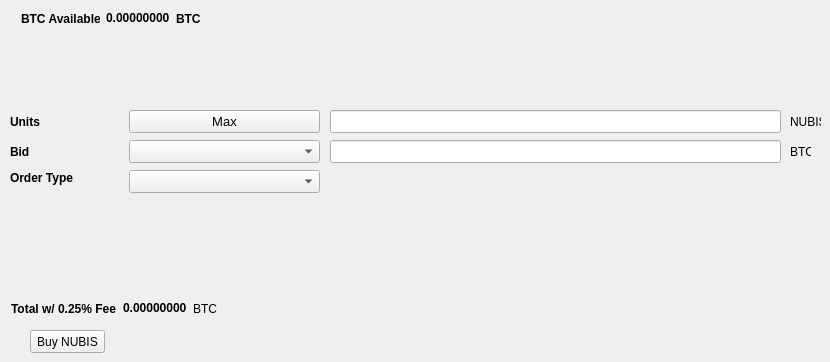
   <widget class="QWidget" name="BuyTab">
    <attribute name="title">
     <string>Buy</string>
    </attribute>
    <widget class="QPushButton" name="BuyNUBIS">
     <property name="geometry">
      <rect>
       <x>30</x>
       <y>330</y>
       <width>75</width>
       <height>23</height>
      </rect>
     </property>
     <property name="text">
      <string>Buy NUBIS</string>
     </property>
    </widget>
    <widget class="QLabel" name="label_3">
     <property name="geometry">
      <rect>
       <x>10</x>
       <y>110</y>
       <width>46</width>
       <height>23</height>
      </rect>
     </property>
     <property name="font">
      <font>
       <weight>75</weight>
       <bold>true</bold>
      </font>
     </property>
     <property name="text">
      <string>Units</string>
     </property>
    </widget>
    <widget class="QLineEdit" name="UnitsInput">
     <property name="geometry">
      <rect>
       <x>330</x>
       <y>110</y>
       <width>451</width>
       <height>23</height>
      </rect>
     </property>
     <property name="font">
      <font>
       <pointsize>9</pointsize>
       <weight>75</weight>
       <bold>true</bold>
      </font>
     </property>
    </widget>
    <widget class="QLineEdit" name="BuyBidPriceEdit">
     <property name="geometry">
      <rect>
       <x>330</x>
       <y>140</y>
       <width>451</width>
       <height>23</height>
      </rect>
     </property>
     <property name="font">
      <font>
       <pointsize>9</pointsize>
       <weight>75</weight>
       <bold>true</bold>
      </font>
     </property>
    </widget>
    <widget class="QLabel" name="label_4">
     <property name="geometry">
      <rect>
       <x>790</x>
       <y>110</y>
       <width>31</width>
       <height>23</height>
      </rect>
     </property>
     <property name="text">
      <string>NUBIS</string>
     </property>
    </widget>
    <widget class="QLabel" name="label_5">
     <property name="geometry">
      <rect>
       <x>790</x>
       <y>140</y>
       <width>21</width>
       <height>23</height>
      </rect>
     </property>
     <property name="text">
      <string>BTC</string>
     </property>
    </widget>
    <widget class="QLabel" name="label_6">
     <property name="geometry">
      <rect>
       <x>10</x>
       <y>140</y>
       <width>46</width>
       <height>23</height>
      </rect>
     </property>
     <property name="font">
      <font>
       <weight>75</weight>
       <bold>true</bold>
      </font>
     </property>
     <property name="text">
      <string>Bid</string>
     </property>
    </widget>
    <widget class="QLabel" name="label_7">
     <property name="geometry">
      <rect>
       <x>10</x>
       <y>170</y>
       <width>71</width>
       <height>16</height>
      </rect>
     </property>
     <property name="font">
      <font>
       <weight>75</weight>
       <bold>true</bold>
      </font>
     </property>
     <property name="text">
      <string>Order Type</string>
     </property>
    </widget>
    <widget class="QPushButton" name="Buy_Max_Amount">
     <property name="geometry">
      <rect>
       <x>129</x>
       <y>110</y>
       <width>191</width>
       <height>23</height>
      </rect>
     </property>
     <property name="font">
      <font>
       <pointsize>10</pointsize>
      </font>
     </property>
     <property name="text">
      <string>Max</string>
     </property>
    </widget>
    <widget class="QComboBox" name="BuyBidcomboBox">
     <property name="geometry">
      <rect>
       <x>129</x>
       <y>140</y>
       <width>191</width>
       <height>23</height>
      </rect>
     </property>
     <property name="font">
      <font>
       <pointsize>10</pointsize>
      </font>
     </property>
    </widget>
    <widget class="QComboBox" name="buyOrdertypeCombo">
     <property name="geometry">
      <rect>
       <x>129</x>
       <y>170</y>
       <width>191</width>
       <height>23</height>
      </rect>
     </property>
     <property name="font">
      <font>
       <pointsize>10</pointsize>
      </font>
     </property>
    </widget>
    <widget class="QWidget" name="layoutWidget">
     <property name="geometry">
      <rect>
       <x>21</x>
       <y>11</y>
       <width>180</width>
       <height>15</height>
      </rect>
     </property>
     <layout class="QHBoxLayout" name="horizontalLayout_3">
      <item>
       <widget class="QLabel" name="label232">
        <property name="font">
         <font>
          <weight>75</weight>
          <bold>true</bold>
         </font>
        </property>
        <property name="text">
         <string>BTC Available:</string>
        </property>
       </widget>
      </item>
      <item>
       <widget class="QLabel" name="BtcAvailableLbl">
        <property name="palette">
         <palette>
          <active>
           <colorrole role="WindowText">
            <brush brushstyle="SolidPattern">
             <color alpha="255">
              <red>0</red>
              <green>0</green>
              <blue>0</blue>
             </color>
            </brush>
           </colorrole>
           <colorrole role="Button">
            <brush brushstyle="SolidPattern">
             <color alpha="255">
              <red>0</red>
              <green>170</green>
              <blue>0</blue>
             </color>
            </brush>
           </colorrole>
           <colorrole role="Light">
            <brush brushstyle="SolidPattern">
             <color alpha="255">
              <red>0</red>
              <green>255</green>
              <blue>0</blue>
             </color>
            </brush>
           </colorrole>
           <colorrole role="Midlight">
            <brush brushstyle="SolidPattern">
             <color alpha="255">
              <red>0</red>
              <green>212</green>
              <blue>0</blue>
             </color>
            </brush>
           </colorrole>
           <colorrole role="Dark">
            <brush brushstyle="SolidPattern">
             <color alpha="255">
              <red>0</red>
              <green>85</green>
              <blue>0</blue>
             </color>
            </brush>
           </colorrole>
           <colorrole role="Mid">
            <brush brushstyle="SolidPattern">
             <color alpha="255">
              <red>0</red>
              <green>113</green>
              <blue>0</blue>
             </color>
            </brush>
           </colorrole>
           <colorrole role="Text">
            <brush brushstyle="SolidPattern">
             <color alpha="255">
              <red>0</red>
              <green>170</green>
              <blue>0</blue>
             </color>
            </brush>
           </colorrole>
           <colorrole role="BrightText">
            <brush brushstyle="SolidPattern">
             <color alpha="255">
              <red>255</red>
              <green>255</green>
              <blue>255</blue>
             </color>
            </brush>
           </colorrole>
           <colorrole role="ButtonText">
            <brush brushstyle="SolidPattern">
             <color alpha="255">
              <red>0</red>
              <green>0</green>
              <blue>0</blue>
             </color>
            </brush>
           </colorrole>
           <colorrole role="Base">
            <brush brushstyle="SolidPattern">
             <color alpha="255">
              <red>255</red>
              <green>255</green>
              <blue>255</blue>
             </color>
            </brush>
           </colorrole>
           <colorrole role="Window">
            <brush brushstyle="SolidPattern">
             <color alpha="255">
              <red>0</red>
              <green>170</green>
              <blue>0</blue>
             </color>
            </brush>
           </colorrole>
           <colorrole role="Shadow">
            <brush brushstyle="SolidPattern">
             <color alpha="255">
              <red>0</red>
              <green>0</green>
              <blue>0</blue>
             </color>
            </brush>
           </colorrole>
           <colorrole role="AlternateBase">
            <brush brushstyle="SolidPattern">
             <color alpha="255">
              <red>127</red>
              <green>212</green>
              <blue>127</blue>
             </color>
            </brush>
           </colorrole>
           <colorrole role="ToolTipBase">
            <brush brushstyle="SolidPattern">
             <color alpha="255">
              <red>255</red>
              <green>255</green>
              <blue>220</blue>
             </color>
            </brush>
           </colorrole>
           <colorrole role="ToolTipText">
            <brush brushstyle="SolidPattern">
             <color alpha="255">
              <red>0</red>
              <green>0</green>
              <blue>0</blue>
             </color>
            </brush>
           </colorrole>
          </active>
          <inactive>
           <colorrole role="WindowText">
            <brush brushstyle="SolidPattern">
             <color alpha="255">
              <red>0</red>
              <green>0</green>
              <blue>0</blue>
             </color>
            </brush>
           </colorrole>
           <colorrole role="Button">
            <brush brushstyle="SolidPattern">
             <color alpha="255">
              <red>0</red>
              <green>170</green>
              <blue>0</blue>
             </color>
            </brush>
           </colorrole>
           <colorrole role="Light">
            <brush brushstyle="SolidPattern">
             <color alpha="255">
              <red>0</red>
              <green>255</green>
              <blue>0</blue>
             </color>
            </brush>
           </colorrole>
           <colorrole role="Midlight">
            <brush brushstyle="SolidPattern">
             <color alpha="255">
              <red>0</red>
              <green>212</green>
              <blue>0</blue>
             </color>
            </brush>
           </colorrole>
           <colorrole role="Dark">
            <brush brushstyle="SolidPattern">
             <color alpha="255">
              <red>0</red>
              <green>85</green>
              <blue>0</blue>
             </color>
            </brush>
           </colorrole>
           <colorrole role="Mid">
            <brush brushstyle="SolidPattern">
             <color alpha="255">
              <red>0</red>
              <green>113</green>
              <blue>0</blue>
             </color>
            </brush>
           </colorrole>
           <colorrole role="Text">
            <brush brushstyle="SolidPattern">
             <color alpha="255">
              <red>0</red>
              <green>170</green>
              <blue>0</blue>
             </color>
            </brush>
           </colorrole>
           <colorrole role="BrightText">
            <brush brushstyle="SolidPattern">
             <color alpha="255">
              <red>255</red>
              <green>255</green>
              <blue>255</blue>
             </color>
            </brush>
           </colorrole>
           <colorrole role="ButtonText">
            <brush brushstyle="SolidPattern">
             <color alpha="255">
              <red>0</red>
              <green>0</green>
              <blue>0</blue>
             </color>
            </brush>
           </colorrole>
           <colorrole role="Base">
            <brush brushstyle="SolidPattern">
             <color alpha="255">
              <red>255</red>
              <green>255</green>
              <blue>255</blue>
             </color>
            </brush>
           </colorrole>
           <colorrole role="Window">
            <brush brushstyle="SolidPattern">
             <color alpha="255">
              <red>0</red>
              <green>170</green>
              <blue>0</blue>
             </color>
            </brush>
           </colorrole>
           <colorrole role="Shadow">
            <brush brushstyle="SolidPattern">
             <color alpha="255">
              <red>0</red>
              <green>0</green>
              <blue>0</blue>
             </color>
            </brush>
           </colorrole>
           <colorrole role="AlternateBase">
            <brush brushstyle="SolidPattern">
             <color alpha="255">
              <red>127</red>
              <green>212</green>
              <blue>127</blue>
             </color>
            </brush>
           </colorrole>
           <colorrole role="ToolTipBase">
            <brush brushstyle="SolidPattern">
             <color alpha="255">
              <red>255</red>
              <green>255</green>
              <blue>220</blue>
             </color>
            </brush>
           </colorrole>
           <colorrole role="ToolTipText">
            <brush brushstyle="SolidPattern">
             <color alpha="255">
              <red>0</red>
              <green>0</green>
              <blue>0</blue>
             </color>
            </brush>
           </colorrole>
          </inactive>
          <disabled>
           <colorrole role="WindowText">
            <brush brushstyle="SolidPattern">
             <color alpha="255">
              <red>0</red>
              <green>85</green>
              <blue>0</blue>
             </color>
            </brush>
           </colorrole>
           <colorrole role="Button">
            <brush brushstyle="SolidPattern">
             <color alpha="255">
              <red>0</red>
              <green>170</green>
              <blue>0</blue>
             </color>
            </brush>
           </colorrole>
           <colorrole role="Light">
            <brush brushstyle="SolidPattern">
             <color alpha="255">
              <red>0</red>
              <green>255</green>
              <blue>0</blue>
             </color>
            </brush>
           </colorrole>
           <colorrole role="Midlight">
            <brush brushstyle="SolidPattern">
             <color alpha="255">
              <red>0</red>
              <green>212</green>
              <blue>0</blue>
             </color>
            </brush>
           </colorrole>
           <colorrole role="Dark">
            <brush brushstyle="SolidPattern">
             <color alpha="255">
              <red>0</red>
              <green>85</green>
              <blue>0</blue>
             </color>
            </brush>
           </colorrole>
           <colorrole role="Mid">
            <brush brushstyle="SolidPattern">
             <color alpha="255">
              <red>0</red>
              <green>113</green>
              <blue>0</blue>
             </color>
            </brush>
           </colorrole>
           <colorrole role="Text">
            <brush brushstyle="SolidPattern">
             <color alpha="255">
              <red>0</red>
              <green>85</green>
              <blue>0</blue>
             </color>
            </brush>
           </colorrole>
           <colorrole role="BrightText">
            <brush brushstyle="SolidPattern">
             <color alpha="255">
              <red>255</red>
              <green>255</green>
              <blue>255</blue>
             </color>
            </brush>
           </colorrole>
           <colorrole role="ButtonText">
            <brush brushstyle="SolidPattern">
             <color alpha="255">
              <red>0</red>
              <green>85</green>
              <blue>0</blue>
             </color>
            </brush>
           </colorrole>
           <colorrole role="Base">
            <brush brushstyle="SolidPattern">
             <color alpha="255">
              <red>0</red>
              <green>170</green>
              <blue>0</blue>
             </color>
            </brush>
           </colorrole>
           <colorrole role="Window">
            <brush brushstyle="SolidPattern">
             <color alpha="255">
              <red>0</red>
              <green>170</green>
              <blue>0</blue>
             </color>
            </brush>
           </colorrole>
           <colorrole role="Shadow">
            <brush brushstyle="SolidPattern">
             <color alpha="255">
              <red>0</red>
              <green>0</green>
              <blue>0</blue>
             </color>
            </brush>
           </colorrole>
           <colorrole role="AlternateBase">
            <brush brushstyle="SolidPattern">
             <color alpha="255">
              <red>0</red>
              <green>170</green>
              <blue>0</blue>
             </color>
            </brush>
           </colorrole>
           <colorrole role="ToolTipBase">
            <brush brushstyle="SolidPattern">
             <color alpha="255">
              <red>255</red>
              <green>255</green>
              <blue>220</blue>
             </color>
            </brush>
           </colorrole>
           <colorrole role="ToolTipText">
            <brush brushstyle="SolidPattern">
             <color alpha="255">
              <red>0</red>
              <green>0</green>
              <blue>0</blue>
             </color>
            </brush>
           </colorrole>
          </disabled>
         </palette>
        </property>
        <property name="font">
         <font>
          <weight>75</weight>
          <bold>true</bold>
         </font>
        </property>
        <property name="text">
         <string>0.00000000</string>
        </property>
        <property name="textInteractionFlags">
         <set>Qt::LinksAccessibleByMouse|Qt::TextSelectableByKeyboard|Qt::TextSelectableByMouse</set>
        </property>
       </widget>
      </item>
      <item>
       <widget class="QLabel" name="BtcAvailableLbl_2">
        <property name="font">
         <font>
          <weight>75</weight>
          <bold>true</bold>
         </font>
        </property>
        <property name="text">
         <string>BTC</string>
        </property>
       </widget>
      </item>
     </layout>
    </widget>
    <widget class="QWidget" name="layoutWidget">
     <property name="geometry">
      <rect>
       <x>11</x>
       <y>301</y>
       <width>209</width>
       <height>15</height>
      </rect>
     </property>
     <layout class="QHBoxLayout" name="horizontalLayout_4">
      <item>
       <widget class="QLabel" name="label_9">
        <property name="font">
         <font>
          <weight>75</weight>
          <bold>true</bold>
         </font>
        </property>
        <property name="text">
         <string>Total w/ 0.25% Fee</string>
        </property>
       </widget>
      </item>
      <item>
       <widget class="QLabel" name="BuyCostLabel">
        <property name="palette">
         <palette>
          <active>
           <colorrole role="WindowText">
            <brush brushstyle="SolidPattern">
             <color alpha="255">
              <red>0</red>
              <green>0</green>
              <blue>0</blue>
             </color>
            </brush>
           </colorrole>
           <colorrole role="Button">
            <brush brushstyle="SolidPattern">
             <color alpha="255">
              <red>0</red>
              <green>170</green>
              <blue>0</blue>
             </color>
            </brush>
           </colorrole>
           <colorrole role="Light">
            <brush brushstyle="SolidPattern">
             <color alpha="255">
              <red>0</red>
              <green>255</green>
              <blue>0</blue>
             </color>
            </brush>
           </colorrole>
           <colorrole role="Midlight">
            <brush brushstyle="SolidPattern">
             <color alpha="255">
              <red>0</red>
              <green>212</green>
              <blue>0</blue>
             </color>
            </brush>
           </colorrole>
           <colorrole role="Dark">
            <brush brushstyle="SolidPattern">
             <color alpha="255">
              <red>0</red>
              <green>85</green>
              <blue>0</blue>
             </color>
            </brush>
           </colorrole>
           <colorrole role="Mid">
            <brush brushstyle="SolidPattern">
             <color alpha="255">
              <red>0</red>
              <green>113</green>
              <blue>0</blue>
             </color>
            </brush>
           </colorrole>
           <colorrole role="Text">
            <brush brushstyle="SolidPattern">
             <color alpha="255">
              <red>0</red>
              <green>170</green>
              <blue>0</blue>
             </color>
            </brush>
           </colorrole>
           <colorrole role="BrightText">
            <brush brushstyle="SolidPattern">
             <color alpha="255">
              <red>255</red>
              <green>255</green>
              <blue>255</blue>
             </color>
            </brush>
           </colorrole>
           <colorrole role="ButtonText">
            <brush brushstyle="SolidPattern">
             <color alpha="255">
              <red>0</red>
              <green>0</green>
              <blue>0</blue>
             </color>
            </brush>
           </colorrole>
           <colorrole role="Base">
            <brush brushstyle="SolidPattern">
             <color alpha="255">
              <red>255</red>
              <green>255</green>
              <blue>255</blue>
             </color>
            </brush>
           </colorrole>
           <colorrole role="Window">
            <brush brushstyle="SolidPattern">
             <color alpha="255">
              <red>0</red>
              <green>170</green>
              <blue>0</blue>
             </color>
            </brush>
           </colorrole>
           <colorrole role="Shadow">
            <brush brushstyle="SolidPattern">
             <color alpha="255">
              <red>0</red>
              <green>0</green>
              <blue>0</blue>
             </color>
            </brush>
           </colorrole>
           <colorrole role="AlternateBase">
            <brush brushstyle="SolidPattern">
             <color alpha="255">
              <red>127</red>
              <green>212</green>
              <blue>127</blue>
             </color>
            </brush>
           </colorrole>
           <colorrole role="ToolTipBase">
            <brush brushstyle="SolidPattern">
             <color alpha="255">
              <red>255</red>
              <green>255</green>
              <blue>220</blue>
             </color>
            </brush>
           </colorrole>
           <colorrole role="ToolTipText">
            <brush brushstyle="SolidPattern">
             <color alpha="255">
              <red>0</red>
              <green>0</green>
              <blue>0</blue>
             </color>
            </brush>
           </colorrole>
          </active>
          <inactive>
           <colorrole role="WindowText">
            <brush brushstyle="SolidPattern">
             <color alpha="255">
              <red>0</red>
              <green>0</green>
              <blue>0</blue>
             </color>
            </brush>
           </colorrole>
           <colorrole role="Button">
            <brush brushstyle="SolidPattern">
             <color alpha="255">
              <red>0</red>
              <green>170</green>
              <blue>0</blue>
             </color>
            </brush>
           </colorrole>
           <colorrole role="Light">
            <brush brushstyle="SolidPattern">
             <color alpha="255">
              <red>0</red>
              <green>255</green>
              <blue>0</blue>
             </color>
            </brush>
           </colorrole>
           <colorrole role="Midlight">
            <brush brushstyle="SolidPattern">
             <color alpha="255">
              <red>0</red>
              <green>212</green>
              <blue>0</blue>
             </color>
            </brush>
           </colorrole>
           <colorrole role="Dark">
            <brush brushstyle="SolidPattern">
             <color alpha="255">
              <red>0</red>
              <green>85</green>
              <blue>0</blue>
             </color>
            </brush>
           </colorrole>
           <colorrole role="Mid">
            <brush brushstyle="SolidPattern">
             <color alpha="255">
              <red>0</red>
              <green>113</green>
              <blue>0</blue>
             </color>
            </brush>
           </colorrole>
           <colorrole role="Text">
            <brush brushstyle="SolidPattern">
             <color alpha="255">
              <red>0</red>
              <green>170</green>
              <blue>0</blue>
             </color>
            </brush>
           </colorrole>
           <colorrole role="BrightText">
            <brush brushstyle="SolidPattern">
             <color alpha="255">
              <red>255</red>
              <green>255</green>
              <blue>255</blue>
             </color>
            </brush>
           </colorrole>
           <colorrole role="ButtonText">
            <brush brushstyle="SolidPattern">
             <color alpha="255">
              <red>0</red>
              <green>0</green>
              <blue>0</blue>
             </color>
            </brush>
           </colorrole>
           <colorrole role="Base">
            <brush brushstyle="SolidPattern">
             <color alpha="255">
              <red>255</red>
              <green>255</green>
              <blue>255</blue>
             </color>
            </brush>
           </colorrole>
           <colorrole role="Window">
            <brush brushstyle="SolidPattern">
             <color alpha="255">
              <red>0</red>
              <green>170</green>
              <blue>0</blue>
             </color>
            </brush>
           </colorrole>
           <colorrole role="Shadow">
            <brush brushstyle="SolidPattern">
             <color alpha="255">
              <red>0</red>
              <green>0</green>
              <blue>0</blue>
             </color>
            </brush>
           </colorrole>
           <colorrole role="AlternateBase">
            <brush brushstyle="SolidPattern">
             <color alpha="255">
              <red>127</red>
              <green>212</green>
              <blue>127</blue>
             </color>
            </brush>
           </colorrole>
           <colorrole role="ToolTipBase">
            <brush brushstyle="SolidPattern">
             <color alpha="255">
              <red>255</red>
              <green>255</green>
              <blue>220</blue>
             </color>
            </brush>
           </colorrole>
           <colorrole role="ToolTipText">
            <brush brushstyle="SolidPattern">
             <color alpha="255">
              <red>0</red>
              <green>0</green>
              <blue>0</blue>
             </color>
            </brush>
           </colorrole>
          </inactive>
          <disabled>
           <colorrole role="WindowText">
            <brush brushstyle="SolidPattern">
             <color alpha="255">
              <red>0</red>
              <green>85</green>
              <blue>0</blue>
             </color>
            </brush>
           </colorrole>
           <colorrole role="Button">
            <brush brushstyle="SolidPattern">
             <color alpha="255">
              <red>0</red>
              <green>170</green>
              <blue>0</blue>
             </color>
            </brush>
           </colorrole>
           <colorrole role="Light">
            <brush brushstyle="SolidPattern">
             <color alpha="255">
              <red>0</red>
              <green>255</green>
              <blue>0</blue>
             </color>
            </brush>
           </colorrole>
           <colorrole role="Midlight">
            <brush brushstyle="SolidPattern">
             <color alpha="255">
              <red>0</red>
              <green>212</green>
              <blue>0</blue>
             </color>
            </brush>
           </colorrole>
           <colorrole role="Dark">
            <brush brushstyle="SolidPattern">
             <color alpha="255">
              <red>0</red>
              <green>85</green>
              <blue>0</blue>
             </color>
            </brush>
           </colorrole>
           <colorrole role="Mid">
            <brush brushstyle="SolidPattern">
             <color alpha="255">
              <red>0</red>
              <green>113</green>
              <blue>0</blue>
             </color>
            </brush>
           </colorrole>
           <colorrole role="Text">
            <brush brushstyle="SolidPattern">
             <color alpha="255">
              <red>0</red>
              <green>85</green>
              <blue>0</blue>
             </color>
            </brush>
           </colorrole>
           <colorrole role="BrightText">
            <brush brushstyle="SolidPattern">
             <color alpha="255">
              <red>255</red>
              <green>255</green>
              <blue>255</blue>
             </color>
            </brush>
           </colorrole>
           <colorrole role="ButtonText">
            <brush brushstyle="SolidPattern">
             <color alpha="255">
              <red>0</red>
              <green>85</green>
              <blue>0</blue>
             </color>
            </brush>
           </colorrole>
           <colorrole role="Base">
            <brush brushstyle="SolidPattern">
             <color alpha="255">
              <red>0</red>
              <green>170</green>
              <blue>0</blue>
             </color>
            </brush>
           </colorrole>
           <colorrole role="Window">
            <brush brushstyle="SolidPattern">
             <color alpha="255">
              <red>0</red>
              <green>170</green>
              <blue>0</blue>
             </color>
            </brush>
           </colorrole>
           <colorrole role="Shadow">
            <brush brushstyle="SolidPattern">
             <color alpha="255">
              <red>0</red>
              <green>0</green>
              <blue>0</blue>
             </color>
            </brush>
           </colorrole>
           <colorrole role="AlternateBase">
            <brush brushstyle="SolidPattern">
             <color alpha="255">
              <red>0</red>
              <green>170</green>
              <blue>0</blue>
             </color>
            </brush>
           </colorrole>
           <colorrole role="ToolTipBase">
            <brush brushstyle="SolidPattern">
             <color alpha="255">
              <red>255</red>
              <green>255</green>
              <blue>220</blue>
             </color>
            </brush>
           </colorrole>
           <colorrole role="ToolTipText">
            <brush brushstyle="SolidPattern">
             <color alpha="255">
              <red>0</red>
              <green>0</green>
              <blue>0</blue>
             </color>
            </brush>
           </colorrole>
          </disabled>
         </palette>
        </property>
        <property name="font">
         <font>
          <weight>75</weight>
          <bold>true</bold>
         </font>
        </property>
        <property name="autoFillBackground">
         <bool>false</bool>
        </property>
        <property name="text">
         <string>0.00000000</string>
        </property>
        <property name="textInteractionFlags">
         <set>Qt::LinksAccessibleByMouse|Qt::TextSelectableByMouse</set>
        </property>
       </widget>
      </item>
      <item>
       <widget class="QLabel" name="label_10">
        <property name="font">
         <font>
          <weight>50</weight>
          <bold>false</bold>
         </font>
        </property>
        <property name="text">
         <string>BTC</string>
        </property>
       </widget>
      </item>
     </layout>
    </widget>
   </widget>
